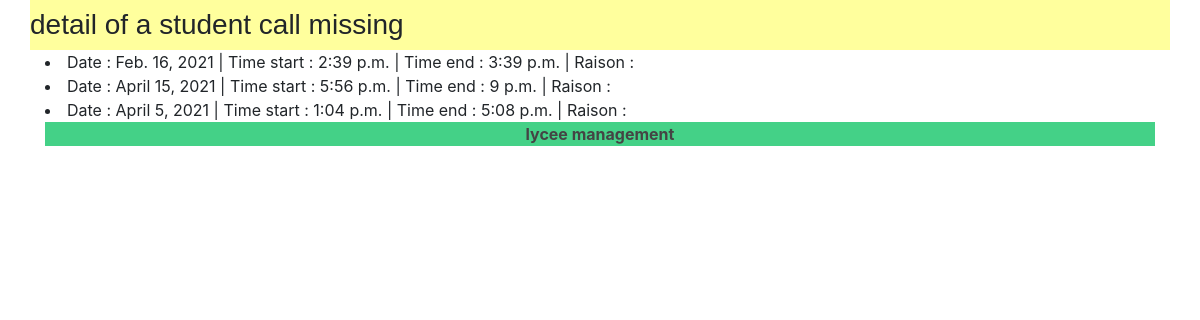
/lycee/call/list/student/150, run on the app's committed database.
### lycee/models.py (models this page shows, shortened)
class Presence(models.Model):
  reason = models.CharField(
    max_length = 50,
    blank = False,
    null = True,
    default = 'aucun'
  )
  isMissing = models.BooleanField(
    verbose_name = 'Is Missing',
    blank = False,
    default = 0
  )
  date = models.DateField(
    verbose_name= 'date',
    blank = False,
    null = False,
    help_text = 'yyyy-mm-dd',
  )
  time_start = models.TimeField(
    blank=True,
    null=True,
    help_text = 'HH:MM'
    )
  time_end = models.TimeField(
    blank=True,
    null=True,
    help_text = 'HH:MM'
    )
  student = models.ForeignKey(
    Student,
    on_delete = models.CASCADE,
    null = True
  )
  appel = models.ForeignKey(
    Appel,
    on_delete = models.CASCADE,
    null = True
  )

### lycee/views.py (the view)
# urls.py: path('lycee/call/list/student/<int:student_id>',views.detail_student_call,name='detail_student_call'),
def detail_student_call(request,student_id):
  result_list = Presence.objects.all().filter(student=student_id)
  context = {
    'liste' : result_list,
  }
  return render(request,'lycee/call/list/student/detail.html',context)

### lycee/templates/lycee/call/list/student/detail.html (shortened to what this page needs)
{% extends "master.html" %}
{% load static %}
{% if liste %}
{% block title %}
<h3>detail of a student call missing</h3>
{% endblock %}
{% block content %}
<div class="container">
  {% for presence in liste %}
    <div class="row">
      <div class = "col-sm">
        {% if presence.isMissing  %}
          <li>
            Date : {{presence.date}} | Time start : {{presence.time_start}} | Time end : {{presence.time_end}} | Raison : {{presence.reason}}
          </li>
        {% endif %}
      </div>
    </div>
  {% endfor %}
</div>
{% endblock %} {% else %}
<p> No cursus to show .</p>
{% endif %}

### lycee/static/lycee/style.css (style rules this page uses)
html { position: relative; min-height: 100%; }

### data on the page
Presence: date "Feb. 16, 2021", time_start "2:39 p.m.", time_end "3:39 p.m."
Presence: date "April 15, 2021", time_start "5:56 p.m.", time_end "9 p.m."
Presence: date "April 5, 2021", time_start "1:04 p.m.", time_end "5:08 p.m."
